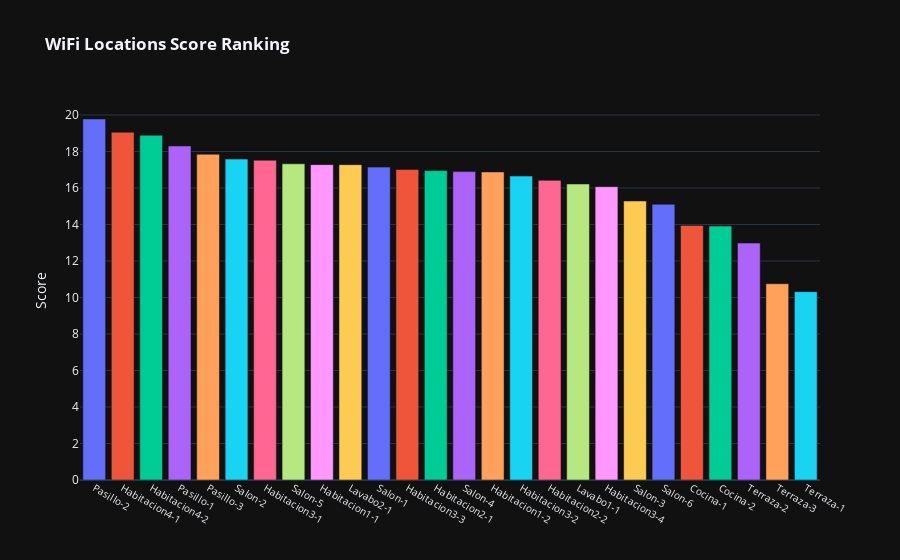

Here is the notebook cell this chart was saved with:
### Code cell
bar_graph = go.Figure()
for i in range(scores_df.shape[0]) :
    row = scores_df.iloc[i]
    bar_graph.add_trace(go.Bar(
        x=[row['name']],
        y=[row['score']],
        name=row['name']
    ))

bar_graph.update_layout(
    title='<b>WiFi Locations Score Ranking',
    showlegend=False,
    xaxis=dict(
        tickfont=dict(size=10)
    ),
    yaxis=dict(
        title='Score',
        nticks=20
    ),
)
bar_graph.show()

### Figure 1 — Plotly figure (JSON) as saved in the notebook; plotly's stock layout.template omitted (floating-point values rounded to 4 significant figures)
{"data": [{"name": "Pasillo-2", "type": "bar", "x": ["Pasillo-2"], "y": [19.78]}, {"name": "Habitacion4-1", "type": "bar", "x": ["Habitacion4-1"], "y": [19.06]}, {"name": "Habitacion4-2", "type": "bar", "x": ["Habitacion4-2"], "y": [18.89]}, {"name": "Pasillo-1", "type": "bar", "x": ["Pasillo-1"], "y": [18.3]}, {"name": "Pasillo-3", "type": "bar", "x": ["Pasillo-3"], "y": [17.85]}, {"name": "Salon-2", "type": "bar", "x": ["Salon-2"], "y": [17.58]}, {"name": "Habitacion3-1", "type": "bar", "x": ["Habitacion3-1"], "y": [17.52]}, {"name": "Salon-5", "type": "bar", "x": ["Salon-5"], "y": [17.32]}, {"name": "Habitacion1-1", "type": "bar", "x": ["Habitacion1-1"], "y": [17.28]}, {"name": "Lavabo2-1", "type": "bar", "x": ["Lavabo2-1"], "y": [17.28]}, {"name": "Salon-1", "type": "bar", "x": ["Salon-1"], "y": [17.15]}, {"name": "Habitacion3-3", "type": "bar", "x": ["Habitacion3-3"], "y": [17.02]}, {"name": "Habitacion2-1", "type": "bar", "x": ["Habitacion2-1"], "y": [16.95]}, {"name": "Salon-4", "type": "bar", "x": ["Salon-4"], "y": [16.9]}, {"name": "Habitacion1-2", "type": "bar", "x": ["Habitacion1-2"], "y": [16.88]}, {"name": "Habitacion3-2", "type": "bar", "x": ["Habitacion3-2"], "y": [16.65]}, {"name": "Habitacion2-2", "type": "bar", "x": ["Habitacion2-2"], "y": [16.42]}, {"name": "Lavabo1-1", "type": "bar", "x": ["Lavabo1-1"], "y": [16.22]}, {"name": "Habitacion3-4", "type": "bar", "x": ["Habitacion3-4"], "y": [16.07]}, {"name": "Salon-3", "type": "bar", "x": ["Salon-3"], "y": [15.29]}, {"name": "Salon-6", "type": "bar", "x": ["Salon-6"], "y": [15.1]}, {"name": "Cocina-1", "type": "bar", "x": ["Cocina-1"], "y": [13.95]}, {"name": "Cocina-2", "type": "bar", "x": ["Cocina-2"], "y": [13.92]}, {"name": "Terraza-2", "type": "bar", "x": ["Terraza-2"], "y": [12.98]}, {"name": "Terraza-3", "type": "bar", "x": ["Terraza-3"], "y": [10.76]}, {"name": "Terraza-1", "type": "bar", "x": ["Terraza-1"], "y": [10.32]}], "layout": {"showlegend": false, "title": {"text": "<b>WiFi Locations Score Ranking"}, "xaxis": {"tickfont": {"size": 10}}, "yaxis": {"nticks": 20, "title": {"text": "Score"}}}}
